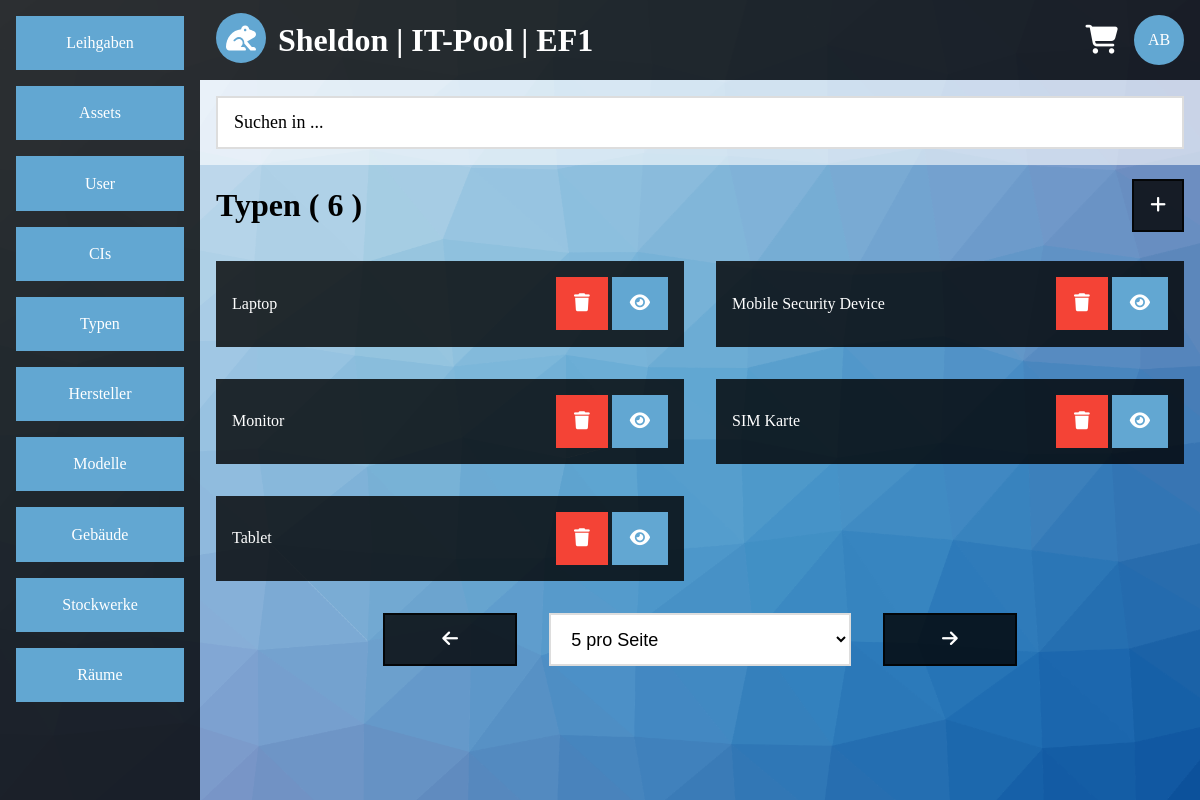
/list.php?category=type&site=0&amount=5 (signed in), run on the app's committed database.
### tables this page shows
CREATE TABLE IF NOT EXISTS `type` (
  `type_id` int(11) NOT NULL AUTO_INCREMENT,
  `type_name` varchar(200) NOT NULL,
  PRIMARY KEY (`type_id`),
  UNIQUE KEY `type_name` (`type_name`)
);

### list.php (the view, shortened to what this page needs)
<?php
require($_SERVER['DOCUMENT_ROOT'].'/include/config.inc.php');
$output = '';
$sql = mysqli_connect($app_sqlhost,$app_sqluser,$app_sqlpasswd,$app_sqldb);
if(!$sql)
{
	$output .= '<div class="container">';
	$output .= '<div class="content-center container white-alpha">';
	$output .= '<h1>Error</h1>';
	$output .= '<div class="panel black-alpha">';
	$output .= '<p>Es konnte keine Datenbankverbindung hergestellt werden.</p>';
	$output .= '</div>';
	$output .= '</div>';
	$output .= '</div>';
}
else
{
	$sql->query('SET NAMES UTF8');
	if(!empty($_GET))
	{
		if(empty($_GET['category']) || $_GET['site'] == "" || empty($_GET['amount']))
		{
			$output .= '<div class="container">';
			$output .= '<div class="content-center container white-alpha">';
			$output .= '<h1>Error</h1>';
			$output .= '<div class="panel black-alpha">';
			$output .= '<p>Es wurden nicht alle Daten gesendet.</p>';
			$output .= '</div>';
			$output .= '</div>';
			$output .= '</div>';
		}
		else
		{
			if(preg_match('/[^a-z]/',$_GET['category']) == 0)
			{
				$allowed_category = array('lend','asset','user','vendor','model','type','building','floor','room','ci');
				if(in_array($_GET['category'],$allowed_category))
				{
					if(preg_match('/[^0-9]/',$_GET['site']) == 0)
					{
						if(preg_match('/[^0-9]/',$_GET['amount']) == 0)
						{
							$allowed_amount = array(5,10,15);
							if(in_array($_GET['amount'],$allowed_amount))
							{
								$category_german = array('Leihgaben','Assets','User','Hersteller','Modelle','Typen','Geb&auml;ude','Stockwerke','R&auml;ume','CIs');
								$array_key = array_search($_GET['category'],$allowed_category);
								$archived_input = '';
								if($_GET['category'] == $allowed_category[0])
								{
									if($_GET['archived'] == "")
									{
										header('location:http://'.$_SERVER['HTTP_HOST'].'/list.php?category=lend&site=0&amount=5&archived=0');
										exit;
									}
									else
									{
										if(preg_match('/[^0-9]/',$_GET['archived']) == 0)
										{
											$allowed_archived = array(0,1);
											if(in_array($_GET['archived'],$allowed_archived))
											{
												$archived_input .= '<input type="hidden" name="archived" value="'.$_GET['archived'].'"/>';
												$query = sprintf("
												SELECT lend_id
												FROM lend
												WHERE lend_archived = '%s';",
												$sql->real_escape_string($_GET['archived']));
												$result = $sql->query($query);
												$amount_gs = mysqli_num_rows($result);
												if($amount_gs > 0)
												{
													if($_GET['site']*$_GET['amount'] >= $amount_gs)
													{
														$_GET['site'] = 0;
													}
													$i = 0;
													$output .= '<div class="container">';
													$output .= '<table class="block"><tr>';
													if($_GET['archived'] == $allowed_archived[0])
													{
														$output .= '<td class="col-l6"><h1>aktive '.$category_german[$array_key].' ( '.$amount_gs.' )</h1></td>';
														$output .= '<td class="col-l6 text-right"><a class="btn-default border border-black-alpha black-alpha hover-white-alpha hover-text-black-alpha" href="list.php?category='.$_GET['category'].'&site=0&amount=5&archived=1"><i class="fa-solid fa-file-zipper"></i></a></td>';
													}
													else if($_GET['archived'] == $allowed_archived[1])
													{
														$output .= '<td class="col-l6"><h1>archivierte '.$category_german[$array_key].' ( '.$amount_gs.' )</h1></td>';
														$output .= '<td class="col-l6 text-right"><a class="btn-default border border-black-alpha black-alpha hover-white-alpha hover-text-black-alpha" href="list.php?category='.$_GET['category'].'&site=0&amount=5&archived=0"><i class="fas fa-clock"></i></a></td>';
													}
													$output .= '</tr></table>';
													$output .= '</div>';
													$output .= '<ul class="flex block">';
													$query = sprintf("
													SELECT lend_id,user_name,user_vname,lend_user_id,lend_start
													FROM lend
													INNER JOIN user ON user_id = lend_user_id
													WHERE lend_archived = '%s'
													LIMIT %s,%s;",
													$sql->real_escape_string($_GET['archived']),
													$sql->real_escape_string($_GET['site']*$_GET['amount']),
													$sql->real_escape_string($_GET['amount']));
													$result = $sql->query($query);
													while($row = $result->fetch_array(MYSQLI_ASSOC))
													{
														$lend_start = date('d.m.Y',strtotime($row['lend_start']));
														if($i == 2)
														{
															$output .= '</ul>';
															$output .= '<ul class="flex block">';
															$i = 0;
														}
														$output .= '<li class="col-s12 col-m6 col-l6">';
														$output .= '<div class="text-center-medium text-center-small margin container display-container black-alpha">';
														$output .= '<p>'.$row['lend_user_id'].'</p>';
														$output .= '<p>'.$row['user_name'].', '.$row['user_vname'].'</p>';
														$output .= '<p>verliehen am '.$lend_start.'</p>';
														$output .= '<div class="container-large display-middle-right-large section-medium section-small">';
														$output .= '<a class="btn-default border border-light-blue light-blue hover-white hover-text-blue" href="view.php?category='.$_GET['category'].'&id='.$row['lend_id'].'"><i class="fas fa-eye"></i></a>';
														$output .= '</div>';
														$output .= '</div>';
														$output .= '</li>';
														$i++;
													}
													$output .= '</ul>';
												}
												else
												{
													$output .= '<div class="container">';
													$output .= '<div class="content-center container white-alpha">';
													$output .= '<h1>Info</h1>';
													$output .= '<div class="panel black-alpha">';
													$output .= '<p>Es wurden keine Eintr&auml;ge gefunden.</p>';
													$output .= '<p><a class="block btn-default border border-light-blue light-blue hover-white hover-text-blue" href="list.php?category='.$_GET['category'].'&site=0&amount=5&archived=0">aktive Leihgaben</a></p>';
													$output .= '<p><a class="block btn-default border border-light-blue light-blue hover-white hover-text-blue" href="list.php?category='.$_GET['category'].'&site=0&amount=5&archived=1">archivierte Leihgaben</a></p>';
													$output .= '</div>';
													$output .= '</div>';
													$output .= '</div>';
												}
											}
											else
											{
												header('location:http://'.$_SERVER['HTTP_HOST'].'/list.php?category=lend&site=0&amount=5&archived=0');
												exit;
											}
										}
										else
										{
											header('location:http://'.$_SERVER['HTTP_HOST'].'/list.php?category=lend&site=0&amount=5&archived=0');
											exit;
										}
									}
								}
								else
								{
									$query = sprintf("
									SELECT %s_id
									FROM %s;",
									$sql->real_escape_string($_GET['category']),
									$sql->real_escape_string($_GET['category']));
									$result = $sql->query($query);
									$amount_gs = mysqli_num_rows($result);
									if($amount_gs > 0)
									{
										$i = 0;
										$output .= '<div class="container">';
										$output .= '<table class="block"><tr>';
										$output .= '<td class="col-l6"><h1>'.$category_german[$array_key].' ( '.$amount_gs.' )</h1></td>';
										$output .= '<td class="col-l6"><div class="text-right"><a class="btn-default border border-black-alpha black-alpha hover-white-alpha hover-text-black-alpha" href="add.php?category='.$_GET['category'].'"><i class="fas fa-plus"></i></a></div></td>';
										$output .= '</tr></table>';
										$output .= '</div>';
										$output .= '<ul class="flex block">';
										if($_GET['category'] == $allowed_category[1])
										{
											$query = sprintf("
											SELECT asset_id,type_name,vendor_name,model_name,asset_serial,asset_locked
											FROM asset
											INNER JOIN type ON type_id = asset_type_id
											INNER JOIN vendor ON vendor_id = asset_vendor_id
											INNER JOIN model ON model_id = asset_model_id
											LIMIT %s,%s;",
											$sql->real_escape_string($_GET['site']*$_GET['amount']),
											$sql->real_escape_string($_GET['amount']));
											$result = $sql->query($query);
											while($row = $result->fetch_array(MYSQLI_ASSOC))
											{
												if($i == 2)
												{
													$output .= '</ul>';
													$output .= '<ul class="flex block">';
													$i = 0;
												}
												$output .= '<li class="col-s12 col-m6 col-l6">';
												$output .= '<div class="text-center-medium text-center-small margin container display-container black-alpha">';
												$output .= '<p>'.$row['type_name'].' / '.$row['vendor_name'].' / '.$row['model_name'].'</p>';
												$output .= '<p>'.$row['asset_serial'].'</p>';
												$output .= '<div class="container-large display-middle-right-large section-medium section-small">';
												$output .= '<a class="btn-default border border-red red hover-white hover-text-red" href="del.php?category='.$_GET['category'].'&id='.$row['asset_id'].'&returnto='.urlencode('http://'.$_SERVER['HTTP_HOST'].'/list.php?category='.$_GET['category'].'&site='.$_GET['site'].'&amount='.$_GET['amount']).'"><i class="fas fa-trash"></i></a> ';
												$output .= '<a class="btn-default border border-light-blue light-blue hover-white hover-text-blue" href="view.php?category='.$_GET['category'].'&id='.$row['asset_id'].'&tab=general"><i class="fas fa-eye"></i></a> ';
												if(!$row['asset_locked'])
												{
													$output .= '<a class="btn-default border border-light-blue light-blue hover-white hover-text-blue" href="cart.php?aktion=add&category='.$_GET['category'].'&id='.$row['asset_id'].'"><i class="fas fa-shopping-cart"></i> <i class="fas fa-plus"></i></a>';
												}
												$output .= '</div>';
												$output .= '</div>';
												$output .= '</li>';
												$i++;
											}
										}
										else
										{
											$query = sprintf("
											SELECT %s_id,%s_name
											FROM %s
											LIMIT %s,%s;",
											$sql->real_escape_string($_GET['category']),
											$sql->real_escape_string($_GET['category']),
											$sql->real_escape_string($_GET['category']),
											$sql->real_escape_string($_GET['site']*$_GET['amount']),
											$sql->real_escape_string($_GET['amount']));
											$result = $sql->query($query);
											while($row = $result->fetch_array(MYSQLI_NUM))
											{
												if($i == 2)
												{
													$output .= '</ul>';
													$output .= '<ul class="flex block">';
													$i = 0;
												}
												$output .= '<li class="col-s12 col-m6 col-l6">';
												$output .= '<div class="margin container black-alpha">';
												$output .= '<table class="block">';
												$output .= '<tr>';
												$output .= '<td>';
												$output .= '<p>'.$row[1].'</p>';
												$output .= '</td>';
												$output .= '<td>';
												$output .= '<p class="text-right">';
												$output .= '<a class="btn-default border border-red red hover-white hover-text-red" href="del.php?category='.$_GET['category'].'&id='.$row[0].'&returnto='.urlencode('http://'.$_SERVER['HTTP_HOST'].'/list.php?category='.$_GET['category'].'&site='.$_GET['site'].'&amount='.$_GET['amount']).'"><i class="fas fa-trash"></i></a> ';
												$output .= '<a class="btn-default border border-light-blue light-blue hover-white hover-text-blue" href="view.php?category='.$_GET['category'].'&id='.$row[0].'"><i class="fas fa-eye"></i></a>';
												$output .= '</p>';
												$output .= '</td>';
												$output .= '</tr>';
												$output .= '</table>';
												$output .= '</div>';
												$output .= '</li>';
												$i++;
											}
										}
										$output .= '</ul>';
									}
								}
								if($amount_gs > $_GET['amount'])
								{
									$sites = ceil($amount_gs/$_GET['amount']);
									$next_site = $_GET['site']+1;
									$previous_site = $_GET['site']-1;
									if($previous_site < 0)
									{
										$previous_site = $sites-1;
									}
									$output .= '<ul class="flex-center">';
									$output .= '<li class="col-s3 col-m4 col-l2">';
									$output .= '<div class="margin">';
									$output .= '<form action="list.php" method="get">';
									$output .= '<input type="hidden" name="category" value="'.$_GET['category'].'"/>';
									$output .= '<input type="hidden" name="site" value="'.$previous_site.'"/>';
									$output .= '<input type="hidden" name="amount" value="'.$_GET['amount'].'"/>';
									$output .= $archived_input;
									$output .= '<button class="block btn-default border border-black-alpha black-alpha hover-white-alpha hover-text-black-alpha" type="submit"><i class="fas fa-arrow-left"></i></button>';
									$output .= '</form>';
									$output .= '</div>';
									$output .= '</li>';
									$output .= '<li class="col-s6 col-m4 col-l4">';
									$output .= '<div class="margin">';
									$output .= '<form action="list.php" method="get">';
									$output .= '<input type="hidden" name="category" value="'.$_GET['category'].'"/>';
									$output .= '<input type="hidden" name="site" value="0"/>';
									$output .= '<select onchange="document.forms[1].submit();" class="input-default border border-grey focus-border-black-alpha" name="amount">';
									$output .= '<option disabled selected value="">'.$_GET['amount'].' pro Seite</option>';
									$output .= '<option value="5">5 pro Seite</option>';
									$output .= '<option value="10">10 pro Seite</option>';
									$output .= '<option value="15">15 pro Seite</option>';
									$output .= '</select>';
									$output .= $archived_input;
									$output .= '</form>';
									$output .= '</div>';
									$output .= '</li>';
									$output .= '<li class="col-s3 col-m4 col-l2">';
									$output .= '<div class="margin">';
									$output .= '<form action="list.php" method="get">';
									$output .= '<input type="hidden" name="category" value="'.$_GET['category'].'"/>';
									$output .= '<input type="hidden" name="site" value="'.$next_site.'"/>';
									$output .= '<input type="hidden" name="amount" value="'.$_GET['amount'].'"/>';
									$output .= $archived_input;
									$output .= '<button class="block btn-default border border-black-alpha black-alpha hover-white-alpha hover-text-black-alpha" type="submit"><i class="fas fa-arrow-right"></i></button>';
									$output .= '</form>';
									$output .= '</div>';
									$output .= '</li>';
									$output .= '</ul>';
								}
							}
						}
					}
				}
			}
		}
	}
}
?>
<!DOCTYPE HTML>
<html lang="de">
	<head>
		<?php
		require($_SERVER['DOCUMENT_ROOT'].'/include/head.inc.php');
		?>
	</head>
	<body>
		<?php
		require($_SERVER['DOCUMENT_ROOT'].'/include/body.inc.php');
		?>
	</body>
</html>

### css/main.css (style rules this page uses)
* { box-sizing:border-box; }
html,body { margin:0; height:100vh; }
select option { background-color:#ffffff; color:#000000; }
a { text-decoration:none; color:inherit; }
table { border-spacing:0px; margin:0; padding:0; }
table td { padding:0; }
ul { padding:0; margin:0; list-style-type:none; }
select { height:53px; }
ul.flex, ul.flex-center { display:flex; flex-direction:row; }
ul.flex { flex-wrap:wrap; }
ul.flex-center { justify-content:center; align-items:center; }
.block { width:100%; }
.container { padding:.1px 16px; display:block; }
.margin { margin:16px; }
.btn-default { display:inline-block; border:none; text-decoration:none; text-align:center; font-size:18px; padding:14px 16px; cursor:pointer; }
.input-default { width:100%; padding:14px 16px; font-size:18px; border:none; background-color:#ffffff; color:#000000; cursor:pointer; }
.black-alpha { background-color:rgba(0,0,0,0.8); color:#ffffff; }
.red { background-color:#f44336; color:#ffffff; }
.light-blue { background-color:#62a7d2; color:#ffffff; }
.border { border-width:2px; border-style:solid; }
.border-light-blue { border-color:#62a7d2; }
.border-red { border-color:#f44336; }
.border-grey { border-color:#dddddd; }
.border-black-alpha { border-color:rgba(0,0,0,0.8); }
.text-right { text-align:right; }
@media (min-width:993px) { .col-l2 { width:16.6666%; } }
@media (min-width:993px) { .col-l4 { width:33.3333%; } }
@media (min-width:993px) { .col-l6 { width:50%; } }

### data on the page
type: type_name "Laptop"
type: type_name "Mobile Security Device"
type: type_name "Monitor"
type: type_name "SIM Karte"
type: type_name "Tablet"

### other printed values
$app_org "EF1"
$initials "AB"
$category_german[$array_key] "Typen"
$amount_gs "6"
form field amount "5 pro Seite"
